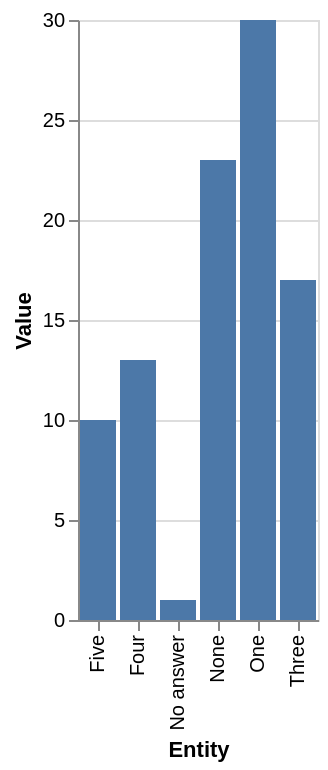

Here is the Vega-Lite specification saved for this chart:
### Vega-Lite specification from a JSON file in a GitHub repository (floating-point values rounded to 4 significant figures)
{"$schema": "https://vega.github.io/schema/vega-lite/v5.json", "description": "Bar chart auto-generated from CSV", "data": {"values": [{"Entity": "Five", "Value": "10.0"}, {"Entity": "None", "Value": "23.0"}, {"Entity": "Three", "Value": "17.0"}, {"Entity": "One", "Value": "15.0"}, {"Entity": "One", "Value": "15.0"}, {"Entity": "nan", "Value": "nan"}, {"Entity": "No answer", "Value": "1.0"}, {"Entity": "Four", "Value": "13.0"}]}, "mark": "bar", "encoding": {"x": {"field": "Entity", "type": "ordinal"}, "y": {"field": "Value", "type": "quantitative"}}}
